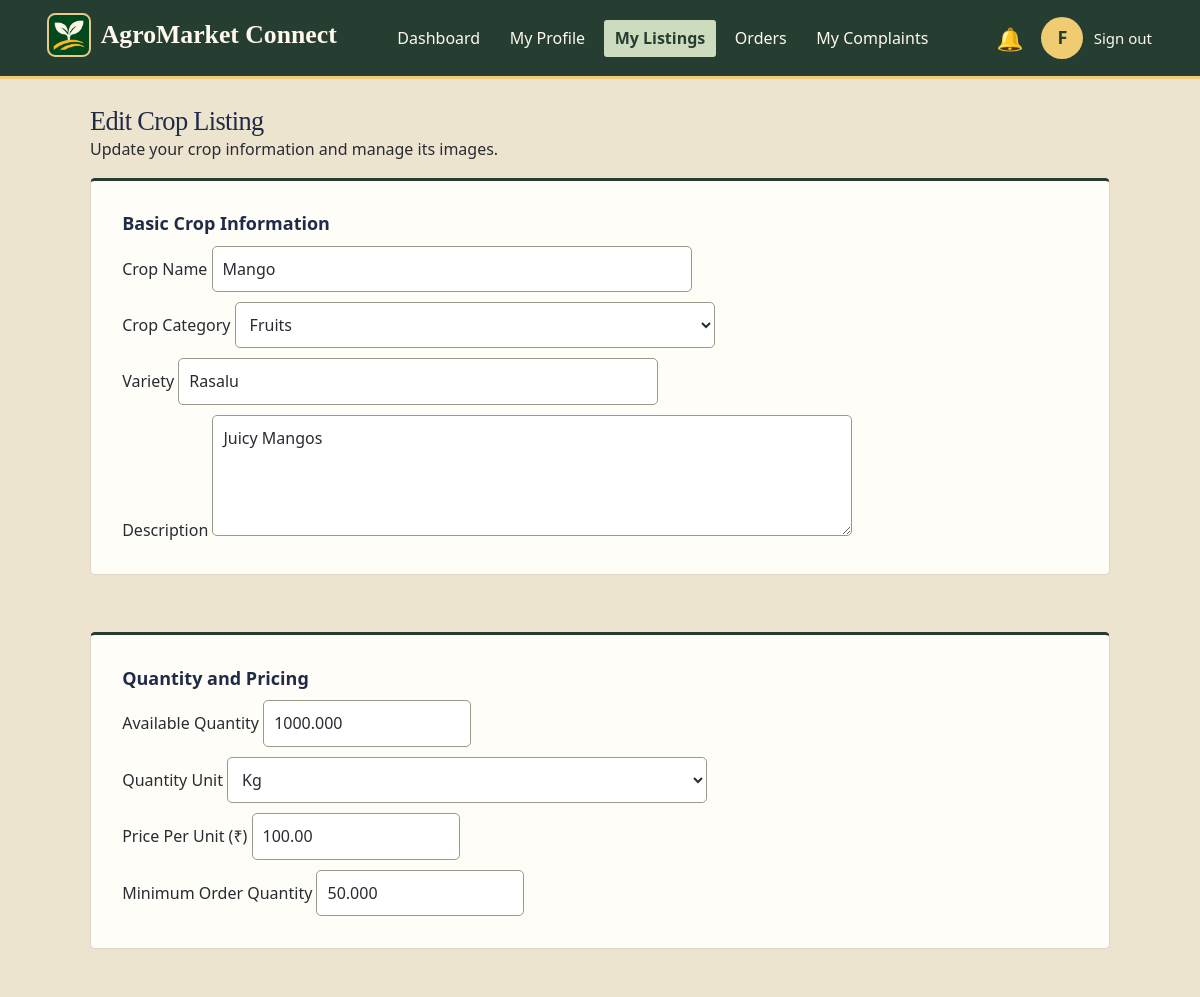
Before: /Home/farmer/edit_crop.php?id=2 (signed in, upper part) with the older database file.
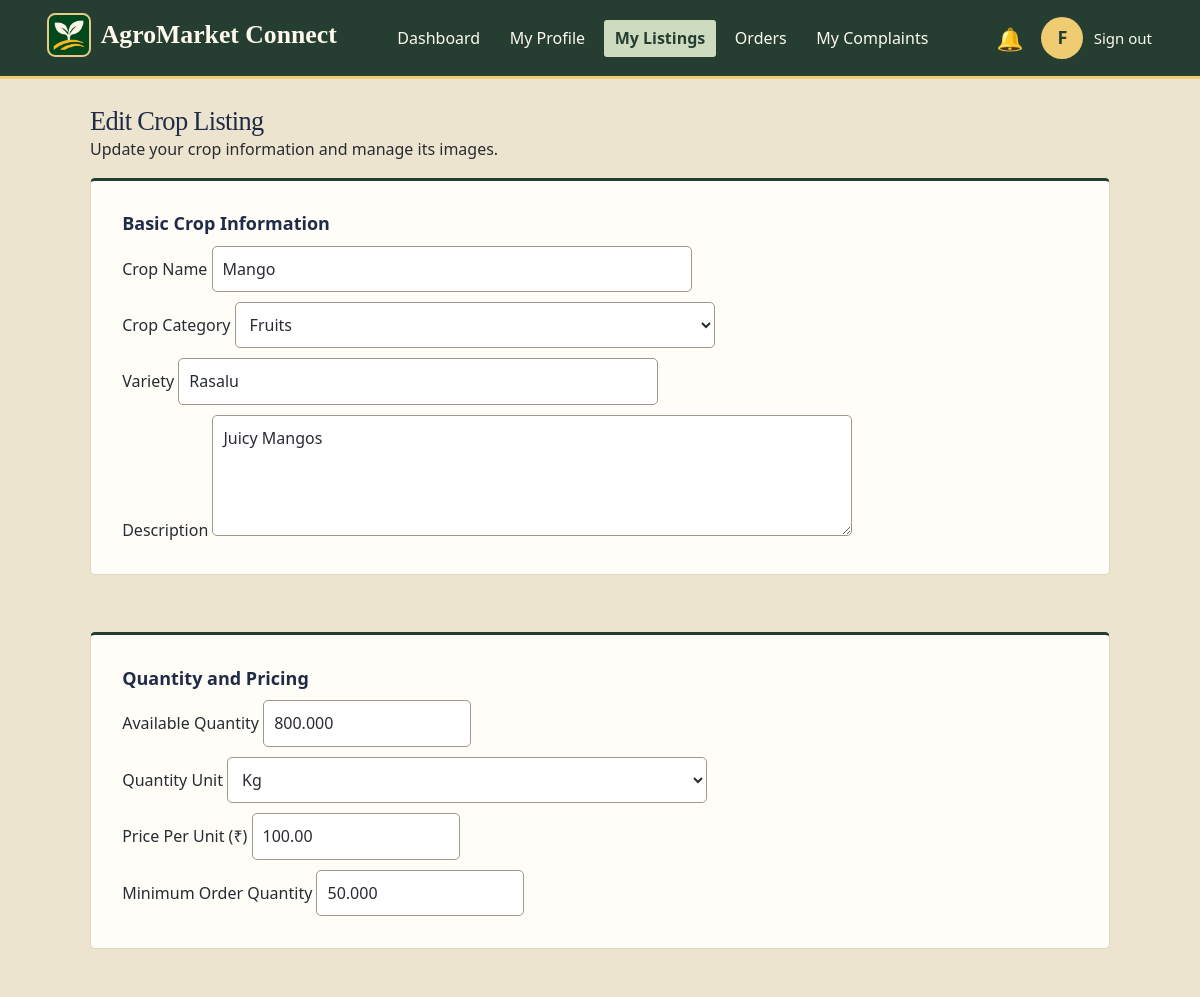
After: the same page with the newer database file.
### tables this page shows
CREATE TABLE `crop_listings` (
    `listing_id` bigint(20) UNSIGNED NOT NULL,
    `farmer_id` bigint(20) UNSIGNED NOT NULL,
    `category_id` int(10) UNSIGNED NOT NULL,
    `crop_name` varchar(120) NOT NULL,
    `variety` varchar(120) DEFAULT NULL,
    `description` text DEFAULT NULL,
    `quantity_available` decimal(12, 3) NOT NULL,
    `quantity_unit` varchar(20) NOT NULL,
    `price_per_unit` decimal(12, 2) NOT NULL,
    `minimum_order_quantity` decimal(12, 3) DEFAULT NULL,
    `quality_grade` varchar(50) DEFAULT NULL,
    `harvest_date` date DEFAULT NULL,
    `available_from` date DEFAULT NULL,
    `available_until` date DEFAULT NULL,
    `listing_status` enum(
        'available',
        'paused',
        'sold_out',
        'removed'
    ) NOT NULL DEFAULT 'available',
    `created_at` datetime DEFAULT current_timestamp(),
    `updated_at` datetime DEFAULT current_timestamp() ON UPDATE current_timestamp()
);

CREATE TABLE `crop_categories` (
    `category_id` int(10) UNSIGNED NOT NULL,
    `category_name` varchar(100) NOT NULL,
    `description` text DEFAULT NULL,
    `is_active` tinyint(1) NOT NULL DEFAULT 1,
    `created_at` datetime DEFAULT current_timestamp()
);

### Home/includes/html.php (called while the page is built)
<?php
function e($value)
{
    return htmlspecialchars((string) ($value ?? ""), ENT_QUOTES, "UTF-8");
}

### Home/farmer/edit_crop.php (the view, shortened to what the changed rows need)
<?php
require_once __DIR__ . "/../config/db.php";
require_once __DIR__ . "/../includes/html.php";
$farmerId = (int) $_SESSION['user_id'];
$listingId = filter_input(
    INPUT_GET,
    'id',
    FILTER_VALIDATE_INT
);
$stmt = $link->prepare("
    SELECT *
    FROM crop_listings
    WHERE listing_id = ?
        AND farmer_id = ?
        AND listing_status != 'removed'
");
$stmt->bind_param("ii", $listingId, $farmerId);
$stmt->execute();
$crop = $stmt->get_result()->fetch_assoc();
$stmt = $link->prepare("
    SELECT
        category_id,
        category_name
    FROM crop_categories
    WHERE is_active = 1
        OR category_id = ?
    ORDER BY category_name
");
$stmt->bind_param("i", $crop['category_id']);
$stmt->execute();
$categories = $stmt->get_result()->fetch_all(MYSQLI_ASSOC);
$form = [
    'crop_name'              => $crop['crop_name'],
    'category_id'            => $crop['category_id'],
    'variety'                => $crop['variety'],
    'description'            => $crop['description'],
    'quantity'               => $crop['quantity_available'],
    'unit'                   => $crop['quantity_unit'],
    'price'                  => $crop['price_per_unit'],
    'minimum_order_quantity' => $crop['minimum_order_quantity'],
    'quality'                => $crop['quality_grade'],
    'harvest_date'           => $crop['harvest_date'],
    'available_from'         => $crop['available_from'],
    'available_until'        => $crop['available_until']
];
?>
<!DOCTYPE html>
<html lang="en">
<head>
    <link rel="stylesheet" href="farmer.css">
</head>
<body>
    <main class="add-crop-container">
        <h2>Edit Crop Listing</h2>
        <form method="POST" enctype="multipart/form-data">
            <section>
                <div class="form-group">
                    <label for="crop_name">
                        Crop Name
                    </label>
                    <input
                        type="text"
                        id="crop_name"
                        name="crop_name"
                        maxlength="120"
                        value="<?php echo e($form['crop_name']); ?>"
                        required
                    >
                </div>
                <div class="form-group">
                    <label for="category_id">
                        Crop Category
                    </label>
                    <select
                        id="category_id"
                        name="category_id"
                        required
                    >
                        <?php foreach ($categories as $category): ?>
                            <option
                                value="<?php echo (int) $category['category_id']; ?>"
                                <?php echo
                                    (int) $form['category_id'] ===
                                    (int) $category['category_id']
                                        ? 'selected'
                                        : '';
                                ?>
                            >
                                <?php echo e($category['category_name']); ?>
                            </option>
                        <?php endforeach; ?>
                    </select>
                </div>
                <div class="form-group">
                    <label for="variety">
                        Variety
                    </label>
                    <input
                        type="text"
                        id="variety"
                        name="variety"
                        maxlength="120"
                        value="<?php echo e($form['variety']); ?>"
                    >
                </div>
                <div class="form-group">
                    <label for="description">
                        Description
                    </label>
                    <textarea
                        id="description"
                        name="description"
                        rows="4"
                    ><?php echo e($form['description']); ?></textarea>
                </div>
            </section>
            <section>
                <div class="form-group">
                    <label for="quantity">
                        Available Quantity
                    </label>
                    <input
                        type="number"
                        id="quantity"
                        name="quantity"
                        step="0.001"
                        min="0.001"
                        value="<?php echo e($form['quantity']); ?>"
                        required
                    >
                </div>
                <div class="form-group">
                    <label for="unit">
                        Quantity Unit
                    </label>
                    <select id="unit" name="unit" required>
                        <?php
                        $units = [
                            'kg',
                            'quintal',
                            'ton',
                            'litre',
                            'piece',
                            'dozen'
                        ];
                        ?>
                        <?php foreach ($units as $unit): ?>
                            <option
                                value="<?php echo e($unit); ?>"
                                <?php echo $form['unit'] === $unit
                                    ? 'selected'
                                    : '';
                                ?>
                            >
                                <?php echo e(ucfirst($unit)); ?>
                            </option>
                        <?php endforeach; ?>
                    </select>
                </div>
                <div class="form-group">
                    <label for="price">
                        Price Per Unit (₹)
                    </label>
                    <input
                        type="number"
                        id="price"
                        name="price"
                        step="0.01"
                        min="0.01"
                        value="<?php echo e($form['price']); ?>"
                        required
                    >
                </div>
                <div class="form-group">
                    <label for="minimum_order_quantity">
                        Minimum Order Quantity
                    </label>
                    <input
                        type="number"
                        id="minimum_order_quantity"
                        name="minimum_order_quantity"
                        step="0.001"
                        min="0.001"
                        value="<?php echo e($form['minimum_order_quantity']); ?>"
                    >
                </div>
            </section>
        </form>
    </main>
</body>
</html>

Changed rows visible on the page:
changed crop_listings "Mango": quantity "1000.000" → "800.000"
